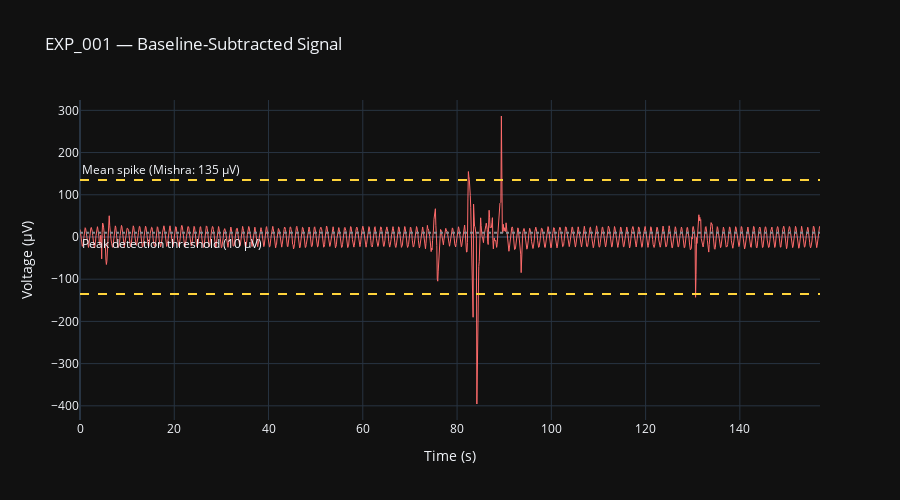

Notebook cell for this chart:
### Markdown cell above
## 3. Signal in microvolts (baseline-subtracted)

Subtract the DC offset to see deviations from baseline — this is where spikes would appear.

### Code cell
baseline = np.mean(raw_uv)
centered_uv = raw_uv - baseline

fig2 = go.Figure()

fig2.add_trace(go.Scatter(
    x=t, y=centered_uv,
    mode="lines",
    name="Centered signal",
    line=dict(color="#ff6b6b", width=1),
))

# Reference lines for expected spike thresholds
fig2.add_hline(y=135, line_dash="dash", line_color="#ffd43b",
               annotation_text="Mean spike (Mishra: 135 µV)", annotation_position="top left")
fig2.add_hline(y=-135, line_dash="dash", line_color="#ffd43b")
fig2.add_hline(y=10, line_dash="dot", line_color="#868e96",
               annotation_text="Peak detection threshold (10 µV)", annotation_position="bottom left")

fig2.update_layout(
    title="EXP_001 — Baseline-Subtracted Signal",
    xaxis_title="Time (s)",
    yaxis_title="Voltage (µV)",
    template="plotly_dark",
    height=500,
    hovermode="x unified",
)

fig2.show()

### Figure 1 — Plotly figure (JSON) as saved in the notebook; plotly's stock layout.template omitted (floating-point values rounded to 4 significant figures; data arrays with more than 128 entries replaced by an {"elided": "..."} marker saying what was removed)
{"data": [{"line": {"color": "#ff6b6b", "width": 1}, "mode": "lines", "name": "Centered signal", "type": "scatter", "x": {"elided": "1571 float values"}, "y": {"elided": "1571 float values"}}], "layout": {"annotations": [{"showarrow": false, "text": "Mean spike (Mishra: 135 µV)", "x": 0, "xanchor": "left", "xref": "x domain", "y": 135, "yanchor": "bottom", "yref": "y"}, {"showarrow": false, "text": "Peak detection threshold (10 µV)", "x": 0, "xanchor": "left", "xref": "x domain", "y": 10, "yanchor": "top", "yref": "y"}], "height": 500, "hovermode": "x unified", "shapes": [{"line": {"color": "#ffd43b", "dash": "dash"}, "type": "line", "x0": 0, "x1": 1, "xref": "x domain", "y0": 135, "y1": 135, "yref": "y"}, {"line": {"color": "#ffd43b", "dash": "dash"}, "type": "line", "x0": 0, "x1": 1, "xref": "x domain", "y0": -135, "y1": -135, "yref": "y"}, {"line": {"color": "#868e96", "dash": "dot"}, "type": "line", "x0": 0, "x1": 1, "xref": "x domain", "y0": 10, "y1": 10, "yref": "y"}], "title": {"text": "EXP_001 — Baseline-Subtracted Signal"}, "xaxis": {"title": {"text": "Time (s)"}}, "yaxis": {"title": {"text": "Voltage (µV)"}}}}
